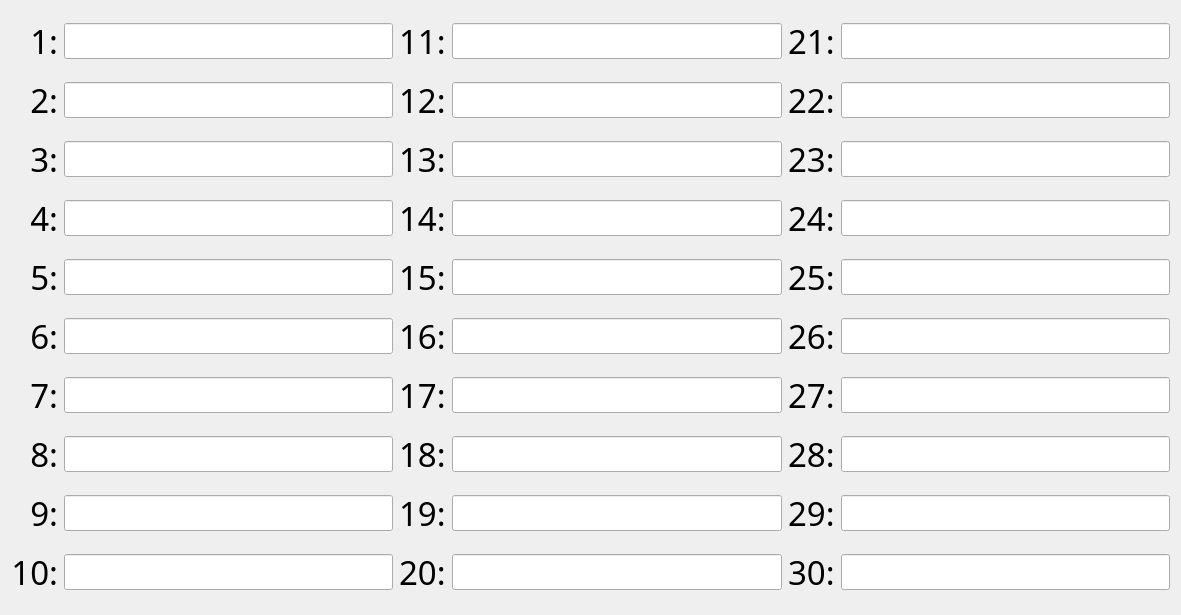
  <widget class="QWidget" name="layoutWidget">
   <property name="geometry">
    <rect>
     <x>20</x>
     <y>100</y>
     <width>1181</width>
     <height>615</height>
    </rect>
   </property>
   <layout class="QGridLayout" name="gridLayout">
    <item row="7" column="1">
     <widget class="QLineEdit" name="PD8_HVAC_Name">
      <property name="sizePolicy">
       <sizepolicy hsizetype="Expanding" vsizetype="Minimum">
        <horstretch>0</horstretch>
        <verstretch>0</verstretch>
       </sizepolicy>
      </property>
      <property name="maximumSize">
       <size>
        <width>16777215</width>
        <height>36</height>
       </size>
      </property>
      <property name="font">
       <font>
        <family>微软雅黑</family>
        <pointsize>16</pointsize>
       </font>
      </property>
      <property name="alignment">
       <set>Qt::AlignCenter</set>
      </property>
     </widget>
    </item>
    <item row="5" column="1">
     <widget class="QLineEdit" name="PD6_HVAC_Name">
      <property name="sizePolicy">
       <sizepolicy hsizetype="Expanding" vsizetype="Minimum">
        <horstretch>0</horstretch>
        <verstretch>0</verstretch>
       </sizepolicy>
      </property>
      <property name="maximumSize">
       <size>
        <width>16777215</width>
        <height>36</height>
       </size>
      </property>
      <property name="font">
       <font>
        <family>微软雅黑</family>
        <pointsize>16</pointsize>
       </font>
      </property>
      <property name="alignment">
       <set>Qt::AlignCenter</set>
      </property>
     </widget>
    </item>
    <item row="6" column="1">
     <widget class="QLineEdit" name="PD7_HVAC_Name">
      <property name="sizePolicy">
       <sizepolicy hsizetype="Expanding" vsizetype="Minimum">
        <horstretch>0</horstretch>
        <verstretch>0</verstretch>
       </sizepolicy>
      </property>
      <property name="maximumSize">
       <size>
        <width>16777215</width>
        <height>36</height>
       </size>
      </property>
      <property name="font">
       <font>
        <family>微软雅黑</family>
        <pointsize>16</pointsize>
       </font>
      </property>
      <property name="alignment">
       <set>Qt::AlignCenter</set>
      </property>
     </widget>
    </item>
    <item row="1" column="3">
     <widget class="QLineEdit" name="PD12_HVAC_Name">
      <property name="sizePolicy">
       <sizepolicy hsizetype="Expanding" vsizetype="Minimum">
        <horstretch>0</horstretch>
        <verstretch>0</verstretch>
       </sizepolicy>
      </property>
      <property name="maximumSize">
       <size>
        <width>16777215</width>
        <height>36</height>
       </size>
      </property>
      <property name="font">
       <font>
        <family>微软雅黑</family>
        <pointsize>16</pointsize>
       </font>
      </property>
      <property name="alignment">
       <set>Qt::AlignCenter</set>
      </property>
     </widget>
    </item>
    <item row="4" column="0">
     <widget class="QLabel" name="label_724">
      <property name="font">
       <font>
        <family>微软雅黑</family>
        <pointsize>25</pointsize>
       </font>
      </property>
      <property name="text">
       <string>5:</string>
      </property>
      <property name="alignment">
       <set>Qt::AlignRight|Qt::AlignTrailing|Qt::AlignVCenter</set>
      </property>
     </widget>
    </item>
    <item row="3" column="4">
     <widget class="QLabel" name="label_731">
      <property name="font">
       <font>
        <family>微软雅黑</family>
        <pointsize>25</pointsize>
       </font>
      </property>
      <property name="text">
       <string>24:</string>
      </property>
     </widget>
    </item>
    <item row="7" column="2">
     <widget class="QLabel" name="label_739">
      <property name="font">
       <font>
        <family>微软雅黑</family>
        <pointsize>25</pointsize>
       </font>
      </property>
      <property name="text">
       <string>18:</string>
      </property>
     </widget>
    </item>
    <item row="6" column="5">
     <widget class="QLineEdit" name="PD27_HVAC_Name">
      <property name="sizePolicy">
       <sizepolicy hsizetype="Expanding" vsizetype="Minimum">
        <horstretch>0</horstretch>
        <verstretch>0</verstretch>
       </sizepolicy>
      </property>
      <property name="maximumSize">
       <size>
        <width>16777215</width>
        <height>36</height>
       </size>
      </property>
      <property name="font">
       <font>
        <family>微软雅黑</family>
        <pointsize>16</pointsize>
       </font>
      </property>
      <property name="alignment">
       <set>Qt::AlignCenter</set>
      </property>
     </widget>
    </item>
    <item row="1" column="4">
     <widget class="QLabel" name="label_721">
      <property name="font">
       <font>
        <family>微软雅黑</family>
        <pointsize>25</pointsize>
       </font>
      </property>
      <property name="text">
       <string>22:</string>
      </property>
     </widget>
    </item>
    <item row="4" column="1">
     <widget class="QLineEdit" name="PD5_HVAC_Name">
      <property name="sizePolicy">
       <sizepolicy hsizetype="Expanding" vsizetype="Minimum">
        <horstretch>0</horstretch>
        <verstretch>0</verstretch>
       </sizepolicy>
      </property>
      <property name="maximumSize">
       <size>
        <width>16777215</width>
        <height>36</height>
       </size>
      </property>
      <property name="font">
       <font>
        <family>微软雅黑</family>
        <pointsize>16</pointsize>
       </font>
      </property>
      <property name="alignment">
       <set>Qt::AlignCenter</set>
      </property>
     </widget>
    </item>
    <item row="4" column="2">
     <widget class="QLabel" name="label_728">
      <property name="font">
       <font>
        <family>微软雅黑</family>
        <pointsize>25</pointsize>
       </font>
      </property>
      <property name="text">
       <string>15:</string>
      </property>
     </widget>
    </item>
    <item row="8" column="5">
     <widget class="QLineEdit" name="PD29_HVAC_Name">
      <property name="sizePolicy">
       <sizepolicy hsizetype="Expanding" vsizetype="Minimum">
        <horstretch>0</horstretch>
        <verstretch>0</verstretch>
       </sizepolicy>
      </property>
      <property name="maximumSize">
       <size>
        <width>16777215</width>
        <height>36</height>
       </size>
      </property>
      <property name="font">
       <font>
        <family>微软雅黑</family>
        <pointsize>16</pointsize>
       </font>
      </property>
      <property name="alignment">
       <set>Qt::AlignCenter</set>
      </property>
     </widget>
    </item>
    <item row="7" column="0">
     <widget class="QLabel" name="label_735">
      <property name="font">
       <font>
        <family>微软雅黑</family>
        <pointsize>25</pointsize>
       </font>
      </property>
      <property name="text">
       <string>8:</string>
      </property>
      <property name="alignment">
       <set>Qt::AlignRight|Qt::AlignTrailing|Qt::AlignVCenter</set>
      </property>
     </widget>
    </item>
    <item row="0" column="5">
     <widget class="QLineEdit" name="PD21_HVAC_Name">
      <property name="sizePolicy">
       <sizepolicy hsizetype="Expanding" vsizetype="Minimum">
        <horstretch>0</horstretch>
        <verstretch>0</verstretch>
       </sizepolicy>
      </property>
      <property name="maximumSize">
       <size>
        <width>16777215</width>
        <height>36</height>
       </size>
      </property>
      <property name="font">
       <font>
        <family>微软雅黑</family>
        <pointsize>16</pointsize>
       </font>
      </property>
      <property name="alignment">
       <set>Qt::AlignCenter</set>
      </property>
     </widget>
    </item>
    <item row="1" column="5">
     <widget class="QLineEdit" name="PD22_HVAC_Name">
      <property name="sizePolicy">
       <sizepolicy hsizetype="Expanding" vsizetype="Minimum">
        <horstretch>0</horstretch>
        <verstretch>0</verstretch>
       </sizepolicy>
      </property>
      <property name="maximumSize">
       <size>
        <width>16777215</width>
        <height>36</height>
       </size>
      </property>
      <property name="font">
       <font>
        <family>微软雅黑</family>
        <pointsize>16</pointsize>
       </font>
      </property>
      <property name="alignment">
       <set>Qt::AlignCenter</set>
      </property>
     </widget>
    </item>
    <item row="6" column="3">
     <widget class="QLineEdit" name="PD17_HVAC_Name">
      <property name="sizePolicy">
       <sizepolicy hsizetype="Expanding" vsizetype="Minimum">
        <horstretch>0</horstretch>
        <verstretch>0</verstretch>
       </sizepolicy>
      </property>
      <property name="maximumSize">
       <size>
        <width>16777215</width>
        <height>36</height>
       </size>
      </property>
      <property name="font">
       <font>
        <family>微软雅黑</family>
        <pointsize>16</pointsize>
       </font>
      </property>
      <property name="alignment">
       <set>Qt::AlignCenter</set>
      </property>
     </widget>
    </item>
    <item row="2" column="4">
     <widget class="QLabel" name="label_730">
      <property name="font">
       <font>
        <family>微软雅黑</family>
        <pointsize>25</pointsize>
       </font>
      </property>
      <property name="text">
       <string>23:</string>
      </property>
     </widget>
    </item>
    <item row="5" column="3">
     <widget class="QLineEdit" name="PD16_HVAC_Name">
      <property name="sizePolicy">
       <sizepolicy hsizetype="Expanding" vsizetype="Minimum">
        <horstretch>0</horstretch>
        <verstretch>0</verstretch>
       </sizepolicy>
      </property>
      <property name="maximumSize">
       <size>
        <width>16777215</width>
        <height>36</height>
       </size>
      </property>
      <property name="font">
       <font>
        <family>微软雅黑</family>
        <pointsize>16</pointsize>
       </font>
      </property>
      <property name="alignment">
       <set>Qt::AlignCenter</set>
      </property>
     </widget>
    </item>
    <item row="0" column="0">
     <widget class="QLabel" name="label_716">
      <property name="font">
       <font>
        <family>微软雅黑</family>
        <pointsize>25</pointsize>
       </font>
      </property>
      <property name="text">
       <string>1:</string>
      </property>
      <property name="alignment">
       <set>Qt::AlignRight|Qt::AlignTrailing|Qt::AlignVCenter</set>
      </property>
     </widget>
    </item>
    <item row="2" column="3">
     <widget class="QLineEdit" name="PD13_HVAC_Name">
      <property name="sizePolicy">
       <sizepolicy hsizetype="Expanding" vsizetype="Minimum">
        <horstretch>0</horstretch>
        <verstretch>0</verstretch>
       </sizepolicy>
      </property>
      <property name="maximumSize">
       <size>
        <width>16777215</width>
        <height>36</height>
       </size>
      </property>
      <property name="font">
       <font>
        <family>微软雅黑</family>
        <pointsize>16</pointsize>
       </font>
      </property>
      <property name="alignment">
       <set>Qt::AlignCenter</set>
      </property>
     </widget>
    </item>
    <item row="8" column="3">
     <widget class="QLineEdit" name="PD19_HVAC_Name">
      <property name="sizePolicy">
       <sizepolicy hsizetype="Expanding" vsizetype="Minimum">
        <horstretch>0</horstretch>
        <verstretch>0</verstretch>
       </sizepolicy>
      </property>
      <property name="maximumSize">
       <size>
        <width>16777215</width>
        <height>36</height>
       </size>
      </property>
      <property name="font">
       <font>
        <family>微软雅黑</family>
        <pointsize>16</pointsize>
       </font>
      </property>
      <property name="alignment">
       <set>Qt::AlignCenter</set>
      </property>
     </widget>
    </item>
    <item row="5" column="2">
     <widget class="QLabel" name="label_729">
      <property name="font">
       <font>
        <family>微软雅黑</family>
        <pointsize>25</pointsize>
       </font>
      </property>
      <property name="text">
       <string>16:</string>
      </property>
     </widget>
    </item>
    <item row="3" column="1">
     <widget class="QLineEdit" name="PD4_HVAC_Name">
      <property name="sizePolicy">
       <sizepolicy hsizetype="Expanding" vsizetype="Minimum">
        <horstretch>0</horstretch>
        <verstretch>0</verstretch>
       </sizepolicy>
      </property>
      <property name="maximumSize">
       <size>
        <width>16777215</width>
        <height>36</height>
       </size>
      </property>
      <property name="font">
       <font>
        <family>微软雅黑</family>
        <pointsize>16</pointsize>
       </font>
      </property>
      <property name="alignment">
       <set>Qt::AlignCenter</set>
      </property>
     </widget>
    </item>
    <item row="3" column="3">
     <widget class="QLineEdit" name="PD14_HVAC_Name">
      <property name="sizePolicy">
       <sizepolicy hsizetype="Expanding" vsizetype="Minimum">
        <horstretch>0</horstretch>
        <verstretch>0</verstretch>
       </sizepolicy>
      </property>
      <property name="maximumSize">
       <size>
        <width>16777215</width>
        <height>36</height>
       </size>
      </property>
      <property name="font">
       <font>
        <family>微软雅黑</family>
        <pointsize>16</pointsize>
       </font>
      </property>
      <property name="alignment">
       <set>Qt::AlignCenter</set>
      </property>
     </widget>
    </item>
    <item row="6" column="0">
     <widget class="QLabel" name="label_734">
      <property name="font">
       <font>
        <family>微软雅黑</family>
        <pointsize>25</pointsize>
       </font>
      </property>
      <property name="text">
       <string>7:</string>
      </property>
      <property name="alignment">
       <set>Qt::AlignRight|Qt::AlignTrailing|Qt::AlignVCenter</set>
      </property>
     </widget>
    </item>
    <item row="4" column="3">
     <widget class="QLineEdit" name="PD15_HVAC_Name">
      <property name="sizePolicy">
       <sizepolicy hsizetype="Expanding" vsizetype="Minimum">
        <horstretch>0</horstretch>
        <verstretch>0</verstretch>
       </sizepolicy>
      </property>
      <property name="maximumSize">
       <size>
        <width>16777215</width>
        <height>36</height>
       </size>
      </property>
      <property name="font">
       <font>
        <family>微软雅黑</family>
        <pointsize>16</pointsize>
       </font>
      </property>
      <property name="alignment">
       <set>Qt::AlignCenter</set>
      </property>
     </widget>
    </item>
    <item row="0" column="4">
     <widget class="QLabel" name="label_718">
      <property name="font">
       <font>
        <family>微软雅黑</family>
        <pointsize>25</pointsize>
       </font>
      </property>
      <property name="text">
       <string>21:</string>
      </property>
     </widget>
    </item>
    <item row="1" column="0">
     <widget class="QLabel" name="label_719">
      <property name="font">
       <font>
        <family>微软雅黑</family>
        <pointsize>25</pointsize>
       </font>
      </property>
      <property name="text">
       <string>2:</string>
      </property>
      <property name="alignment">
       <set>Qt::AlignRight|Qt::AlignTrailing|Qt::AlignVCenter</set>
      </property>
     </widget>
    </item>
    <item row="5" column="4">
     <widget class="QLabel" name="label_733">
      <property name="font">
       <font>
        <family>微软雅黑</family>
        <pointsize>25</pointsize>
       </font>
      </property>
      <property name="text">
       <string>26:</string>
      </property>
     </widget>
    </item>
    <item row="7" column="5">
     <widget class="QLineEdit" name="PD28_HVAC_Name">
      <property name="sizePolicy">
       <sizepolicy hsizetype="Expanding" vsizetype="Minimum">
        <horstretch>0</horstretch>
        <verstretch>0</verstretch>
       </sizepolicy>
      </property>
      <property name="maximumSize">
       <size>
        <width>16777215</width>
        <height>36</height>
       </size>
      </property>
      <property name="font">
       <font>
        <family>微软雅黑</family>
        <pointsize>16</pointsize>
       </font>
      </property>
      <property name="alignment">
       <set>Qt::AlignCenter</set>
      </property>
     </widget>
    </item>
    <item row="0" column="2">
     <widget class="QLabel" name="label_717">
      <property name="font">
       <font>
        <family>微软雅黑</family>
        <pointsize>25</pointsize>
       </font>
      </property>
      <property name="text">
       <string>11:</string>
      </property>
     </widget>
    </item>
    <item row="7" column="3">
     <widget class="QLineEdit" name="PD18_HVAC_Name">
      <property name="sizePolicy">
       <sizepolicy hsizetype="Expanding" vsizetype="Minimum">
        <horstretch>0</horstretch>
        <verstretch>0</verstretch>
       </sizepolicy>
      </property>
      <property name="maximumSize">
       <size>
        <width>16777215</width>
        <height>36</height>
       </size>
      </property>
      <property name="font">
       <font>
        <family>微软雅黑</family>
        <pointsize>16</pointsize>
       </font>
      </property>
      <property name="alignment">
       <set>Qt::AlignCenter</set>
      </property>
     </widget>
    </item>
    <item row="1" column="2">
     <widget class="QLabel" name="label_720">
      <property name="font">
       <font>
        <family>微软雅黑</family>
        <pointsize>25</pointsize>
       </font>
      </property>
      <property name="text">
       <string>12:</string>
      </property>
     </widget>
    </item>
    <item row="2" column="0">
     <widget class="QLabel" name="label_722">
      <property name="font">
       <font>
        <family>微软雅黑</family>
        <pointsize>25</pointsize>
       </font>
      </property>
      <property name="text">
       <string>3:</string>
      </property>
      <property name="alignment">
       <set>Qt::AlignRight|Qt::AlignTrailing|Qt::AlignVCenter</set>
      </property>
     </widget>
    </item>
    <item row="8" column="4">
     <widget class="QLabel" name="label_743">
      <property name="font">
       <font>
        <family>微软雅黑</family>
        <pointsize>25</pointsize>
       </font>
      </property>
      <property name="text">
       <string>29:</string>
      </property>
     </widget>
    </item>
    <item row="1" column="1">
     <widget class="QLineEdit" name="PD2_HVAC_Name">
      <property name="sizePolicy">
       <sizepolicy hsizetype="Expanding" vsizetype="Minimum">
        <horstretch>0</horstretch>
        <verstretch>0</verstretch>
       </sizepolicy>
      </property>
      <property name="maximumSize">
       <size>
        <width>16777215</width>
        <height>36</height>
       </size>
      </property>
      <property name="font">
       <font>
        <family>微软雅黑</family>
        <pointsize>16</pointsize>
       </font>
      </property>
      <property name="alignment">
       <set>Qt::AlignCenter</set>
      </property>
     </widget>
    </item>
    <item row="6" column="2">
     <widget class="QLabel" name="label_738">
      <property name="font">
       <font>
        <family>微软雅黑</family>
        <pointsize>25</pointsize>
       </font>
      </property>
      <property name="text">
       <string>17:</string>
      </property>
     </widget>
    </item>
    <item row="7" column="4">
     <widget class="QLabel" name="label_742">
      <property name="font">
       <font>
        <family>微软雅黑</family>
        <pointsize>25</pointsize>
       </font>
      </property>
      <property name="text">
       <string>28:</string>
      </property>
     </widget>
    </item>
    <item row="2" column="5">
     <widget class="QLineEdit" name="PD23_HVAC_Name">
      <property name="sizePolicy">
       <sizepolicy hsizetype="Expanding" vsizetype="Minimum">
        <horstretch>0</horstretch>
        <verstretch>0</verstretch>
       </sizepolicy>
      </property>
      <property name="maximumSize">
       <size>
        <width>16777215</width>
        <height>36</height>
       </size>
      </property>
      <property name="font">
       <font>
        <family>微软雅黑</family>
        <pointsize>16</pointsize>
       </font>
      </property>
      <property name="alignment">
       <set>Qt::AlignCenter</set>
      </property>
     </widget>
    </item>
    <item row="4" column="5">
     <widget class="QLineEdit" name="PD25_HVAC_Name">
      <property name="sizePolicy">
       <sizepolicy hsizetype="Expanding" vsizetype="Minimum">
        <horstretch>0</horstretch>
        <verstretch>0</verstretch>
       </sizepolicy>
      </property>
      <property name="maximumSize">
       <size>
        <width>16777215</width>
        <height>36</height>
       </size>
      </property>
      <property name="font">
       <font>
        <family>微软雅黑</family>
        <pointsize>16</pointsize>
       </font>
      </property>
      <property name="alignment">
       <set>Qt::AlignCenter</set>
      </property>
     </widget>
    </item>
    <item row="5" column="5">
     <widget class="QLineEdit" name="PD26_HVAC_Name">
      <property name="sizePolicy">
       <sizepolicy hsizetype="Expanding" vsizetype="Minimum">
        <horstretch>0</horstretch>
        <verstretch>0</verstretch>
       </sizepolicy>
      </property>
      <property name="maximumSize">
       <size>
        <width>16777215</width>
        <height>36</height>
       </size>
      </property>
      <property name="font">
       <font>
        <family>微软雅黑</family>
        <pointsize>16</pointsize>
       </font>
      </property>
      <property name="alignment">
       <set>Qt::AlignCenter</set>
      </property>
     </widget>
    </item>
    <item row="8" column="1">
     <widget class="QLineEdit" name="PD9_HVAC_Name">
      <property name="sizePolicy">
       <sizepolicy hsizetype="Expanding" vsizetype="Minimum">
        <horstretch>0</horstretch>
        <verstretch>0</verstretch>
       </sizepolicy>
      </property>
      <property name="maximumSize">
       <size>
        <width>16777215</width>
        <height>36</height>
       </size>
      </property>
      <property name="font">
       <font>
        <family>微软雅黑</family>
        <pointsize>16</pointsize>
       </font>
      </property>
      <property name="alignment">
       <set>Qt::AlignCenter</set>
      </property>
     </widget>
    </item>
    <item row="2" column="1">
     <widget class="QLineEdit" name="PD3_HVAC_Name">
      <property name="sizePolicy">
       <sizepolicy hsizetype="Expanding" vsizetype="Minimum">
        <horstretch>0</horstretch>
        <verstretch>0</verstretch>
       </sizepolicy>
      </property>
      <property name="maximumSize">
       <size>
        <width>16777215</width>
        <height>36</height>
       </size>
      </property>
      <property name="font">
       <font>
        <family>微软雅黑</family>
        <pointsize>16</pointsize>
       </font>
      </property>
      <property name="alignment">
       <set>Qt::AlignCenter</set>
      </property>
     </widget>
    </item>
    <item row="5" column="0">
     <widget class="QLabel" name="label_725">
      <property name="font">
       <font>
        <family>微软雅黑</family>
        <pointsize>25</pointsize>
       </font>
      </property>
      <property name="text">
       <string>6:</string>
      </property>
      <property name="alignment">
       <set>Qt::AlignRight|Qt::AlignTrailing|Qt::AlignVCenter</set>
      </property>
     </widget>
    </item>
    <item row="4" column="4">
     <widget class="QLabel" name="label_732">
      <property name="font">
       <font>
        <family>微软雅黑</family>
        <pointsize>25</pointsize>
       </font>
      </property>
      <property name="text">
       <string>25:</string>
      </property>
     </widget>
    </item>
    <item row="0" column="3">
     <widget class="QLineEdit" name="PD11_HVAC_Name">
      <property name="sizePolicy">
       <sizepolicy hsizetype="Expanding" vsizetype="Minimum">
        <horstretch>0</horstretch>
        <verstretch>0</verstretch>
       </sizepolicy>
      </property>
      <property name="maximumSize">
       <size>
        <width>16777215</width>
        <height>36</height>
       </size>
      </property>
      <property name="font">
       <font>
        <family>微软雅黑</family>
        <pointsize>16</pointsize>
       </font>
      </property>
      <property name="alignment">
       <set>Qt::AlignCenter</set>
      </property>
     </widget>
    </item>
    <item row="3" column="5">
     <widget class="QLineEdit" name="PD24_HVAC_Name">
      <property name="sizePolicy">
       <sizepolicy hsizetype="Expanding" vsizetype="Minimum">
        <horstretch>0</horstretch>
        <verstretch>0</verstretch>
       </sizepolicy>
      </property>
      <property name="maximumSize">
       <size>
        <width>16777215</width>
        <height>36</height>
       </size>
      </property>
      <property name="font">
       <font>
        <family>微软雅黑</family>
        <pointsize>16</pointsize>
       </font>
      </property>
      <property name="alignment">
       <set>Qt::AlignCenter</set>
      </property>
     </widget>
    </item>
    <item row="2" column="2">
     <widget class="QLabel" name="label_726">
      <property name="font">
       <font>
        <family>微软雅黑</family>
        <pointsize>25</pointsize>
       </font>
      </property>
      <property name="text">
       <string>13:</string>
      </property>
     </widget>
    </item>
    <item row="6" column="4">
     <widget class="QLabel" name="label_741">
      <property name="font">
       <font>
        <family>微软雅黑</family>
        <pointsize>25</pointsize>
       </font>
      </property>
      <property name="text">
       <string>27:</string>
      </property>
     </widget>
    </item>
    <item row="8" column="2">
     <widget class="QLabel" name="label_740">
      <property name="font">
       <font>
        <family>微软雅黑</family>
        <pointsize>25</pointsize>
       </font>
      </property>
      <property name="text">
       <string>19:</string>
      </property>
     </widget>
    </item>
    <item row="3" column="2">
     <widget class="QLabel" name="label_727">
      <property name="font">
       <font>
        <family>微软雅黑</family>
        <pointsize>25</pointsize>
       </font>
      </property>
      <property name="text">
       <string>14:</string>
      </property>
     </widget>
    </item>
    <item row="8" column="0">
     <widget class="QLabel" name="label_736">
      <property name="font">
       <font>
        <family>微软雅黑</family>
        <pointsize>25</pointsize>
       </font>
      </property>
      <property name="text">
       <string>9:</string>
      </property>
      <property name="alignment">
       <set>Qt::AlignRight|Qt::AlignTrailing|Qt::AlignVCenter</set>
      </property>
     </widget>
    </item>
    <item row="3" column="0">
     <widget class="QLabel" name="label_723">
      <property name="font">
       <font>
        <family>微软雅黑</family>
        <pointsize>25</pointsize>
       </font>
      </property>
      <property name="text">
       <string>4:</string>
      </property>
      <property name="alignment">
       <set>Qt::AlignRight|Qt::AlignTrailing|Qt::AlignVCenter</set>
      </property>
     </widget>
    </item>
    <item row="0" column="1">
     <widget class="QLineEdit" name="PD1_HVAC_Name">
      <property name="sizePolicy">
       <sizepolicy hsizetype="Expanding" vsizetype="Minimum">
        <horstretch>0</horstretch>
        <verstretch>0</verstretch>
       </sizepolicy>
      </property>
      <property name="maximumSize">
       <size>
        <width>16777215</width>
        <height>36</height>
       </size>
      </property>
      <property name="font">
       <font>
        <family>微软雅黑</family>
        <pointsize>16</pointsize>
       </font>
      </property>
      <property name="text">
       <string/>
      </property>
      <property name="alignment">
       <set>Qt::AlignCenter</set>
      </property>
     </widget>
    </item>
    <item row="9" column="5">
     <widget class="QLineEdit" name="PD30_HVAC_Name">
      <property name="sizePolicy">
       <sizepolicy hsizetype="Expanding" vsizetype="Minimum">
        <horstretch>0</horstretch>
        <verstretch>0</verstretch>
       </sizepolicy>
      </property>
      <property name="maximumSize">
       <size>
        <width>16777215</width>
        <height>36</height>
       </size>
      </property>
      <property name="font">
       <font>
        <family>微软雅黑</family>
        <pointsize>16</pointsize>
       </font>
      </property>
      <property name="alignment">
       <set>Qt::AlignCenter</set>
      </property>
     </widget>
    </item>
    <item row="9" column="4">
     <widget class="QLabel" name="label_745">
      <property name="font">
       <font>
        <family>微软雅黑</family>
        <pointsize>25</pointsize>
       </font>
      </property>
      <property name="text">
       <string>30:</string>
      </property>
     </widget>
    </item>
    <item row="9" column="3">
     <widget class="QLineEdit" name="PD20_HVAC_Name">
      <property name="sizePolicy">
       <sizepolicy hsizetype="Expanding" vsizetype="Minimum">
        <horstretch>0</horstretch>
        <verstretch>0</verstretch>
       </sizepolicy>
      </property>
      <property name="maximumSize">
       <size>
        <width>16777215</width>
        <height>36</height>
       </size>
      </property>
      <property name="font">
       <font>
        <family>微软雅黑</family>
        <pointsize>16</pointsize>
       </font>
      </property>
      <property name="alignment">
       <set>Qt::AlignCenter</set>
      </property>
     </widget>
    </item>
    <item row="9" column="2">
     <widget class="QLabel" name="label_744">
      <property name="font">
       <font>
        <family>微软雅黑</family>
        <pointsize>25</pointsize>
       </font>
      </property>
      <property name="text">
       <string>20:</string>
      </property>
     </widget>
    </item>
    <item row="9" column="1">
     <widget class="QLineEdit" name="PD10_HVAC_Name">
      <property name="sizePolicy">
       <sizepolicy hsizetype="Expanding" vsizetype="Minimum">
        <horstretch>0</horstretch>
        <verstretch>0</verstretch>
       </sizepolicy>
      </property>
      <property name="maximumSize">
       <size>
        <width>16777215</width>
        <height>36</height>
       </size>
      </property>
      <property name="font">
       <font>
        <family>微软雅黑</family>
        <pointsize>16</pointsize>
       </font>
      </property>
      <property name="alignment">
       <set>Qt::AlignCenter</set>
      </property>
     </widget>
    </item>
    <item row="9" column="0">
     <widget class="QLabel" name="label_737">
      <property name="font">
       <font>
        <family>微软雅黑</family>
        <pointsize>25</pointsize>
       </font>
      </property>
      <property name="text">
       <string>10:</string>
      </property>
      <property name="alignment">
       <set>Qt::AlignRight|Qt::AlignTrailing|Qt::AlignVCenter</set>
      </property>
     </widget>
    </item>
   </layout>
  </widget>
